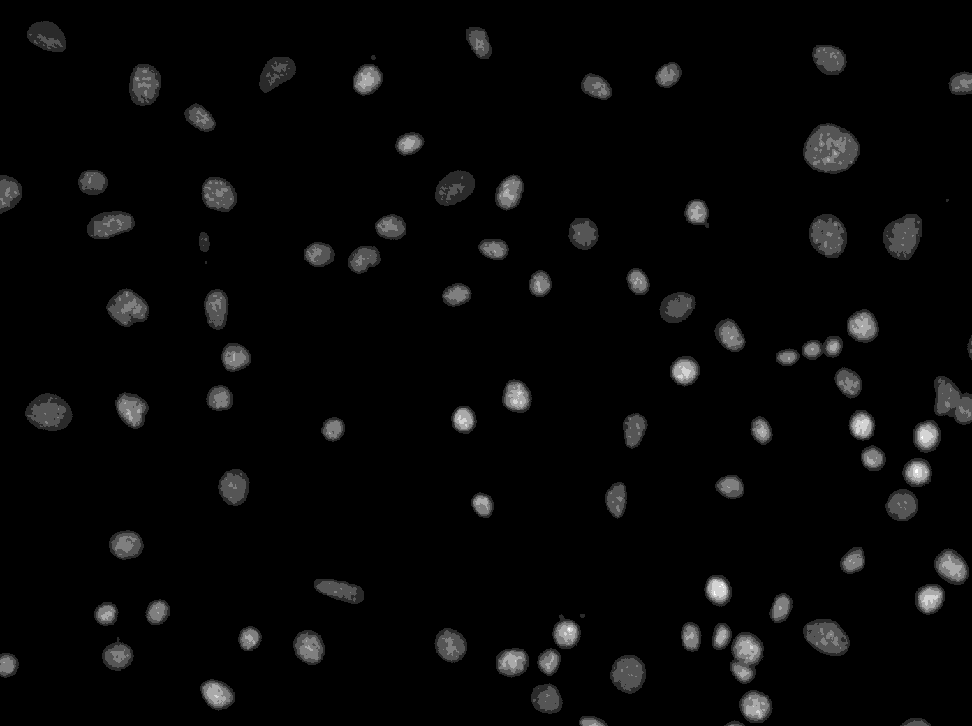
#> input picture data/F01_202w2.TIF, 972 x 726 px, shrunk from 1392 x 1040 before the run
$ jupyter execute ch7_putting_it_all_together.ipynb
#> lines starting #> are read from the running program, lines starting #| are printed output that depends on the picture; after the words box and inside, x2 and y2 are one past the last pixel; in counts of white or black regions, pixels touching at a corner belong together
# Introduction
We have seen several transformations that can be applied to an image.
Let us put them together to develop a pipleine to segment cells that
are imaged in two channels. One channel contains the the image of the
nucleii (stained with DAPI) and the other contains the image of the cytoplasm
(satined with phallodin). We can segment the nucler images firtst, and
use the segmented nucleii as sedds to obtain the segmentation of the cytoplams.

# Segmenting the nucleii
The nuclii are ciruclar and sparce, and so should be relatively easy to segmetn.

When devloping an image imalysis pipeline it is useful to have all the paramets
at the top of the script (or even better to pass them as commad line arguments)
so that they can be easily modifed especilaly when using the scpirt for
differnt cell images.

[cell 1]
# Load the required libraries
import skimage as ski
import numpy as np
import matplotlib.pyplot as plt

from scipy import ndimage as ndi

# Parameters
# Defining all the parameters at the beginning of the script makes
# it conveniet to tune them for other images
nuc_image_path = '../data/F01_202w2.TIF'
nuc_gaussian_sigma = 2
nuc_erosion_radius = 5
nuc_h_minima = 1
nuc_seeds_radius = 5

Read in the input image:

[cell 2]
# Read the image
nuc = ski.io.imread(nuc_image_path)
#> nuc is the input picture: shape (726, 972) uint16; min 152, max 1697, mean 244.4

fig, ax =  plt.subplots(figsize = (4, 4))
ax.imshow(nuc, cmap = 'gray')
ax.set_title('Input image')
ax.set_axis_off()

Smooth the image with a Gaussian filter. The sigma of the fiter determines the level of smoothness.
This image does not have too many variations and so a small simag should siffice.

[cell 3]
# Smooth the image with a gaussion filter
nuc_smooth = ski.filters.gaussian(nuc, sigma = nuc_gaussian_sigma)

fig, ax =  plt.subplots(figsize = (4, 4))
ax.imshow(nuc_smooth, cmap = 'gray')
ax.set_title('Smoothed image')
ax.set_axis_off()

Binary threshold the image. Otsu thresholding is probably the better choice here since it picks
a lower threshold than the triangle methods, and hence the nucleii that are very close to one
another will not be merged. However, for illustration, let us use the triangale method
so that we can separato out merged nuclii later.

[cell 4]
# Binary threshold the image
nuc_binary = nuc_smooth > ski.filters.threshold_triangle(nuc_smooth)
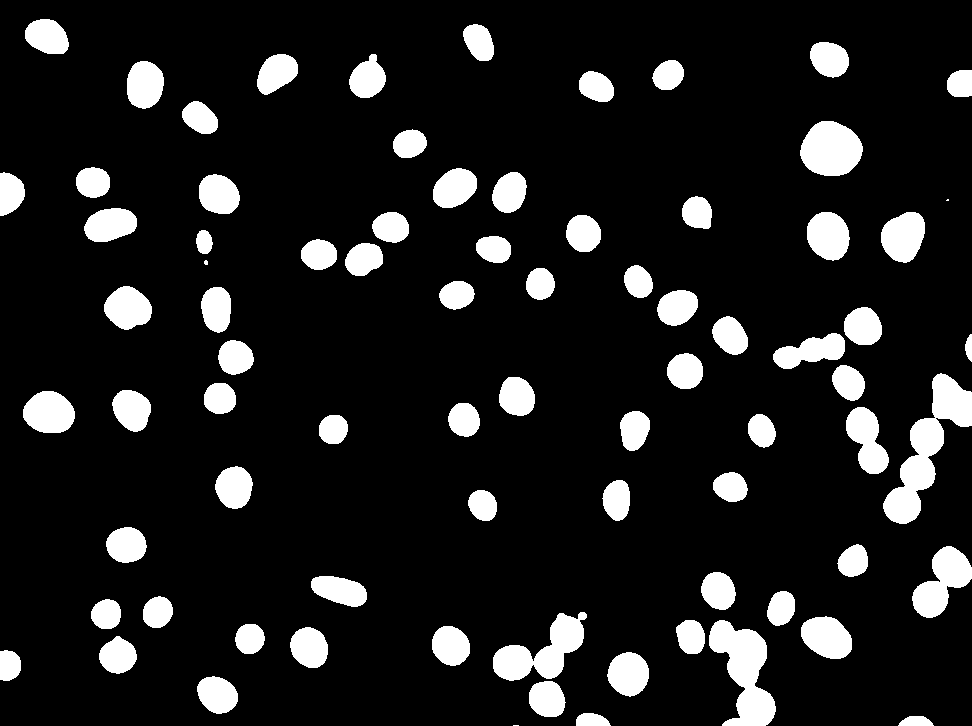
#> nuc_binary: shape (726, 972) bool; 12.3% white; 79 white regions (3 under 20 px), largest, box (x1, y1, x2, y2) and area: (883, 373, 972, 524) 4778, (709, 620, 776, 726) 3819, (493, 612, 587, 681) 3040

fig, ax =  plt.subplots(figsize = (4, 4))
ax.imshow(nuc_binary, cmap = 'gray')
ax.set_title('Binary threshold image')
ax.set_axis_off()

Notice that there are severl tiny spots that are too small to be a nuclii. We can get rid of such
tiny aftifacts by erosion. Since these spots are circular it is best to use a disk or elliptical
structuring element. The radius of the strucitngh eletment will determine the size of the
nucleii that remain.

[cell 5]
# remove unwanted spots by erosion
nuc_erosion_se = ski.morphology.ellipse(nuc_erosion_radius, nuc_erosion_radius)
nuc_erode = ski.morphology.binary_erosion(nuc_binary, nuc_erosion_se)
#> nuc_erode: shape (726, 972) bool; 5.9% white; 81 white regions (1 under 20 px), largest, box (x1, y1, x2, y2) and area: (806, 126, 857, 171) 1712, (714, 626, 762, 685) 1366, (889, 459, 930, 519) 1039

fig, ax =  plt.subplots(figsize = (4, 4))
ax.imshow(nuc_erode, cmap = 'gray')
ax.set_title('Eroded image')
ax.set_axis_off()

We can then get the distance tranfrom of the image, and get the inverse of it such
that the pixles at the center of each nucless has the lowest value.

[cell 6]
# get the nuclear distance and the h-miniaa
nuc_dist = -ndi.distance_transform_edt(nuc_erode)

fig, ax =  plt.subplots(figsize = (4, 4))
ax.imshow(nuc_dist, cmap = 'gray')
ax.set_title('Inverse distance image')
ax.set_axis_off()

Get the seeds for watershed segmentation by getting the minima points in the above
inverse distance transform. The value of `h` in the mimina determeins the number
of seeds reatianed, i.e only seeds that a hight more than speciened `h` will remain.
These can still seeds that are very close to one anoter, such seeds can be merged with
a dialaiton. The seeds are then labed with a unique value to pass on to watershed
segmentation.

[cell 7]
# Get the h-minima
nuc_seed = ski.morphology.h_minima(nuc_dist, h = nuc_h_minima)
#> nuc_seed: shape (726, 972); values 0 (black) and 1 (white), 0.02% white in thin lines or dots

# merge seeds that are too close to one another by dilation
nuc_seeds_se = ski.morphology.ellipse(nuc_seeds_radius, nuc_seeds_radius)
nuc_seed_big = ski.morphology.binary_dilation(nuc_seed, nuc_seeds_se)
#> nuc_seed_big: shape (726, 972) bool; 1.4% white; 88 white regions, largest, box (x1, y1, x2, y2) and area: (632, 275, 645, 289) 154, (356, 252, 370, 265) 152, (402, 138, 416, 150) 148

# label the seeds with a unique ID
nuc_seed_label = ski.morphology.label(nuc_seed_big)
#> nuc_seed_label: shape (726, 972) int32; 89 distinct labels, from 0 to 88

# label overlay for visualization
overlay_seed = ski.color.label2rgb(
    nuc_seed_label, nuc_erode, alpha = 0.7, bg_label = 0, bg_color = None, colors = [(1, 0, 0)])

fig, ax =  plt.subplots(figsize = (4, 4))
ax.imshow(overlay_seed, cmap = 'gray')
ax.set_title('Nuclear seeds')
ax.set_axis_off()

Finlly, do a watershed segmentation to get the final nuclar lable map.
Whatershed is perfromed on the inverse distance image woth the seeds avobve seeds,
and usiing the binary thresholded image as a mask.

[cell 8]
# Watershed segmentation
label_img = ski.segmentation.watershed(nuc_dist,
    markers = nuc_seed_label, mask = nuc_binary)
#> label_img: shape (726, 972) int32; 89 distinct labels, from 0 to 88

# Overlay the segmented labels for visualization
overlay = ski.color.label2rgb(label_img, nuc_binary,
    alpha = 0.7, bg_color = None)

print('Number of seeds: ' + str(label_img.max()))
#| Number of seeds: 88

# Plot the images
fig, ax =  plt.subplots(1, 2, figsize = (8, 4))
ax[0].imshow(nuc, cmap = 'gray')
ax[0].set_title('Original image')
ax[1].imshow(overlay)
ax[1].set_title('Segmented image')
for a in ax:
    a.set_axis_off()

# Segmenting the cytoplasm

Segmenting the cytoplasm is mostly simnilar to segmenting the nucleaii, with a
few minor differnces.

Define the segmenation parameters

[cell 9]
# Define the parmeter
cyto_image_path = '../data/F01_202w1.TIF'
cyto_gamma = 0.1
cyto_gaussian_sigma = 3

Read in the input image:

[cell 10]
# Read in the image
cyto = ski.io.imread(cyto_image_path)
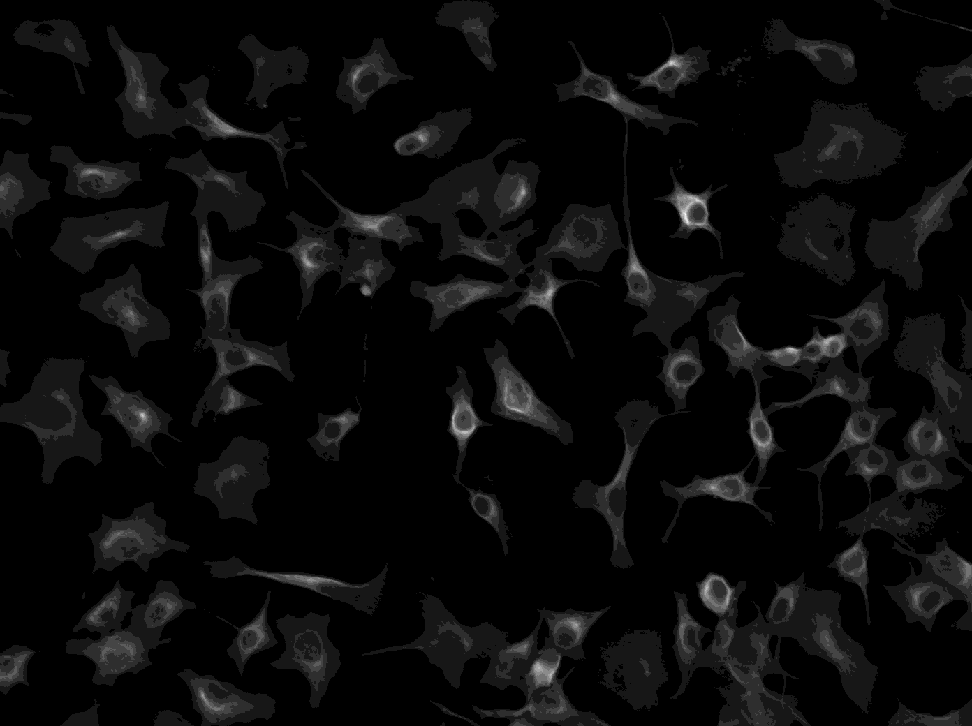
#> input picture data/F01_202w1.TIF, 972 x 726 px, shrunk from 1392 x 1040 before the run
#> cyto is the input picture: shape (726, 972) uint16; min 98, max 2852, mean 270.9

fig, ax =  plt.subplots(figsize = (4, 4))
ax.imshow(cyto, cmap = 'gray')
ax.set_title('Input image')
ax.set_axis_off()

The input image is really dim, and so we can birghten it with gamma correction.
Binary threhsiolding without gamma correction will likely miss many regions.

[cell 11]
# Gamma correction to make the image brighter
cyto_gamma = ski.exposure.adjust_gamma(cyto, cyto_gamma)

fig, ax =  plt.subplots(figsize = (4, 4))
ax.imshow(cyto_gamma, cmap = 'gray')
ax.set_title('Gamma correction')
ax.set_axis_off()

Gaussiaon smmoth the image

[cell 12]
# Gaussian smooth the image
cyto_smooth = ski.filters.gaussian(cyto_gamma, sigma = cyto_gaussian_sigma)
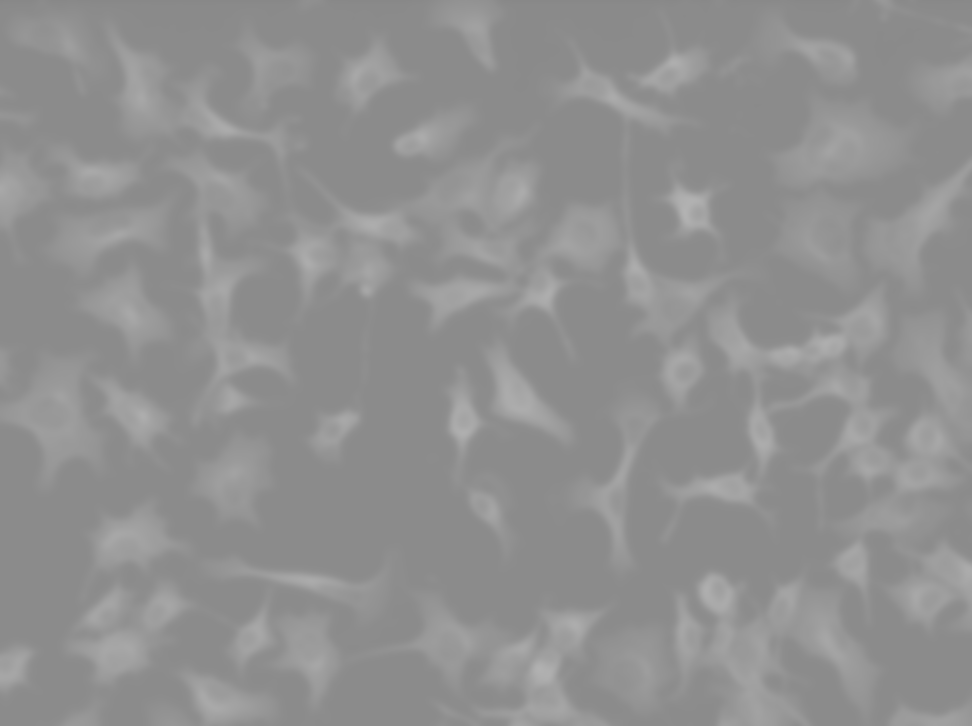
#> cyto_smooth: shape (726, 972) float64; min 0.532, max 0.699, mean 0.569

fig, ax =  plt.subplots(figsize = (4, 4))
ax.imshow(cyto_smooth, cmap = 'gray')
ax.set_title('Smoothed image')
ax.set_axis_off()

Binary threhsold the image. Thry to ghrehsold the image without gamma correction
to see the how much more are we get with the correction.

[cell 13]
# Otsu threshold the image
cyto_binary = cyto_smooth > ski.filters.threshold_otsu(cyto_smooth)
#> cyto_binary: shape (726, 972) bool; 27.5% white; 56 white regions (1 under 20 px), largest, box (x1, y1, x2, y2) and area: (709, 288, 972, 596) 24456, (286, 154, 620, 328) 22144, (674, 572, 874, 726) 15277

fig, ax =  plt.subplots(figsize = (4, 4))
ax.imshow(cyto_binary, cmap = 'gray')
ax.set_title('Binary threshold')
ax.set_axis_off()

We can get rid of the hols in the cytoplansn using morphological hole filleing

[cell 14]
# Fill holes in the cytoplasm
cyto_filled = ndi.binary_fill_holes(cyto_binary)
#> cyto_filled: shape (726, 972) bool; 27.9% white; 56 white regions (1 under 20 px)

fig, ax =  plt.subplots(figsize = (4, 4))
ax.imshow(cyto_filled, cmap = 'gray')
ax.set_title('Hole filled')
ax.set_axis_off()

Get the distance transform and invert it

[cell 15]
cyto_dist = -ndi.distance_transform_edt(cyto_filled)
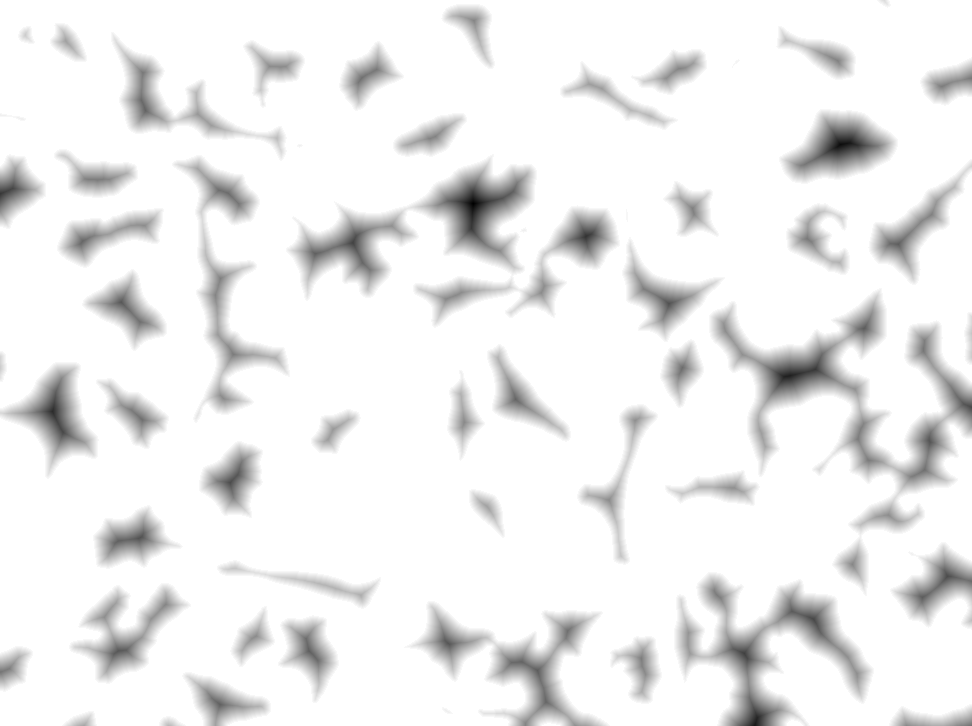
#> cyto_dist: shape (726, 972) float64; min -35.81, max 0, mean -2.29; drawn with min black and max white

fig, ax =  plt.subplots(figsize = (4, 4))
ax.imshow(cyto_dist, cmap = 'gray')
ax.set_title('Inverse distance transform')
ax.set_axis_off()

[cell 16]
overlay_cyto_seed = ski.color.label2rgb(
    label_img, cyto_filled, alpha = 0.7, bg_color = None)

cyto_label_img = ski.segmentation.watershed(cyto_dist, mask = cyto_filled, markers = label_img, compactness = 0.01)
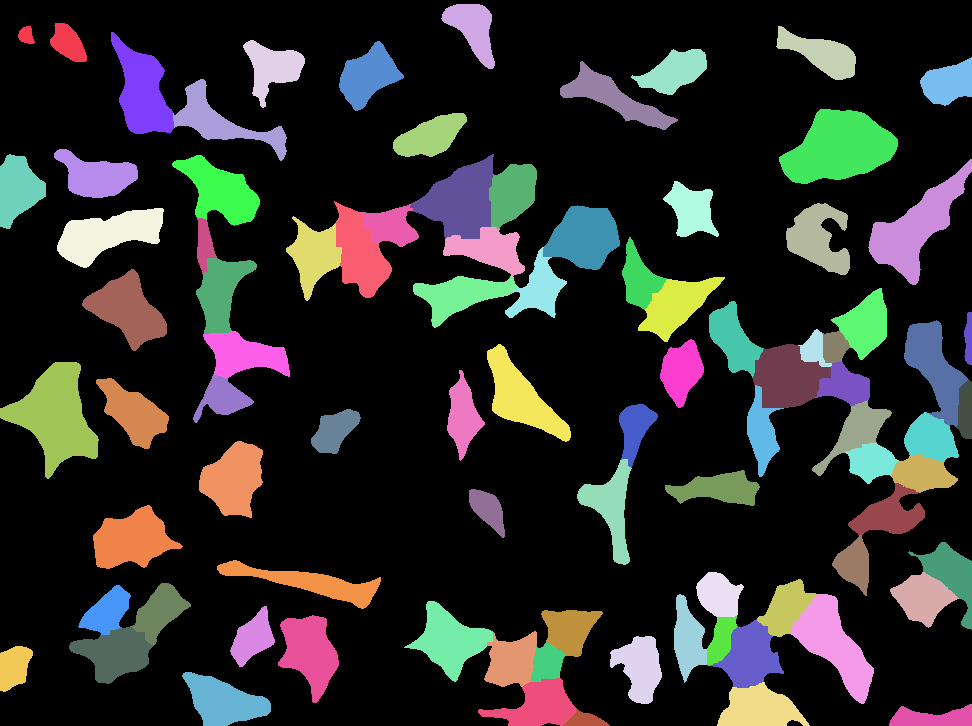
#> cyto_label_img: shape (726, 972) int32; 89 distinct labels, from 0 to 88; one colour per label, 0 black


cyto_overlay = ski.color.label2rgb(cyto_label_img)
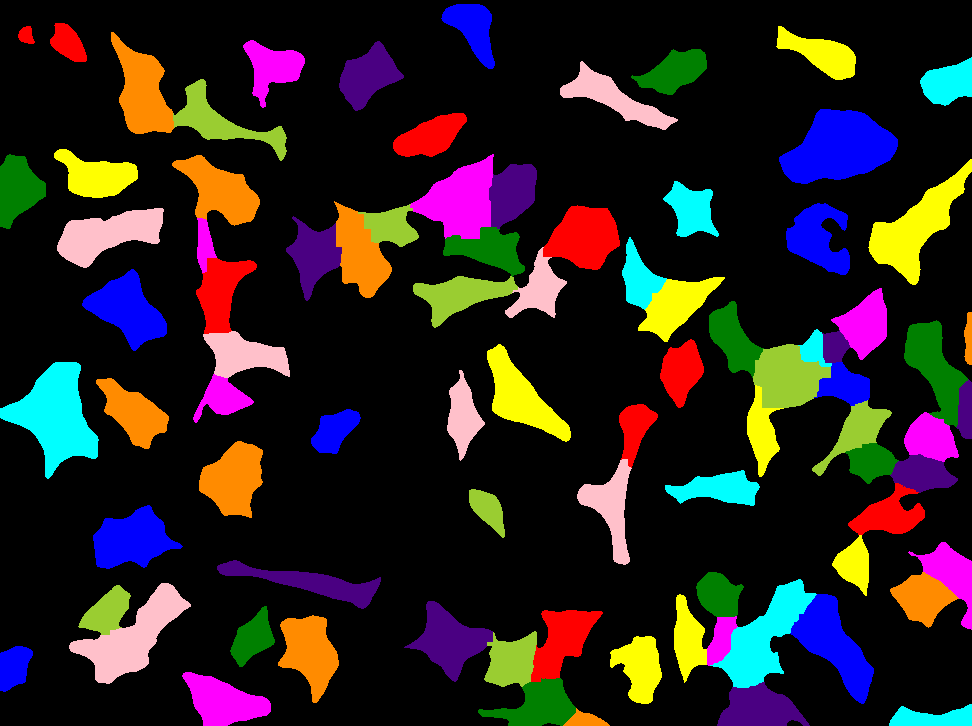
#> cyto_overlay: shape (726, 972, 3) float64; mean R, G, B 0.161, 0.128, 0.128
print(cyto_label_img.max())
#| 88
print(len(np.unique(cyto_label_img)))
#| 89

# Write the manipulated image to file.
# ski.io.imsave('../data/out.tif', cyto_label_img, check_contrast = False)

# Plot the images
fig, ax =  plt.subplots(1, 3, figsize = (15, 5))
ax[0].imshow(overlay_cyto_seed, cmap = 'gray')
ax[1].imshow(cyto_dist, cmap = 'gray')
ax[2].imshow(cyto_overlay)

[cell 17]
# the properties
cyto_features = ski.measure.regionprops(cyto_label_img, intensity_image = cyto, spacing = (0.31, 0.31))
#> cyto_features = 88 regions; largest, box (x1, y1, x2, y2) and area: (779, 109, 898, 184) 566, (0, 362, 99, 479) 545, (868, 159, 972, 285) 437, (410, 154, 494, 239) 395, (790, 594, 874, 704) 381
nuc_features = ski.measure.regionprops(cyto_label_img, intensity_image = nuc, spacing = (0.31, 0.31))
#> nuc_features has the same summary as cyto_features

cyto_area = []
nuc_intensity = []
cyto_intensity = []

for c, n in zip(cyto_features, nuc_features):
    cyto_area.append(c.area)
    cyto_intensity.append(c.intensity_mean)
    nuc_intensity.append(n.intensity_mean)
#> this loop made 88 passes
#> after the loop, cyto_area = 88 values, max 566.2 at index 11, min 32.29 at index 36, mean 214.1; cyto_intensity = 88 values, max 954.4 at index 17, min 352.1 at index 21, mean 539; nuc_intensity = 88 values, max 530.7 at index 64, min 246.7 at index 39, mean 352.9

fig, ax = plt.subplots(1, 2, figsize = (10, 4))
ax[0].hist(cyto_area, bins = 100)
ax[0].set_xlabel('Area (um2)')
ax[0].set_ylabel('Number of cells')
ax[1].scatter(nuc_intensity, cyto_intensity)
ax[1].set_xlabel('Nuclear intensity')
ax[1].set_ylabel('Cytoplasm intensity')
# plt.savefig('figs/cell_features.png')
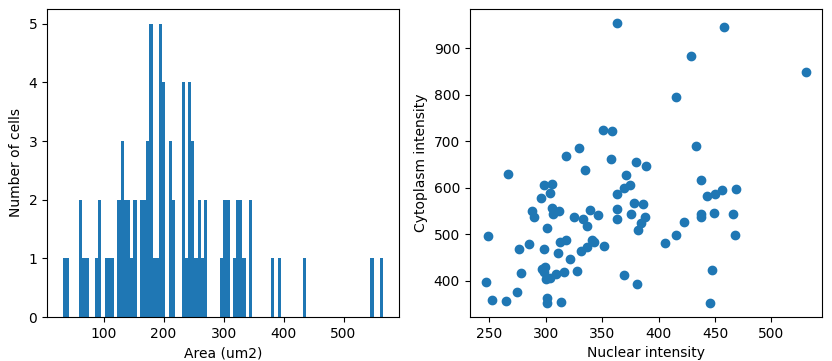
#> figure drawn by matplotlib, 2 panels
